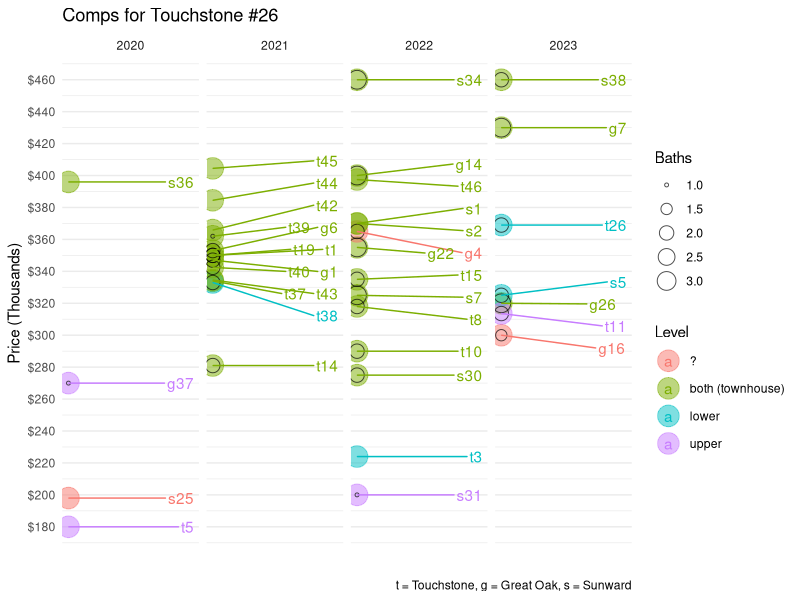
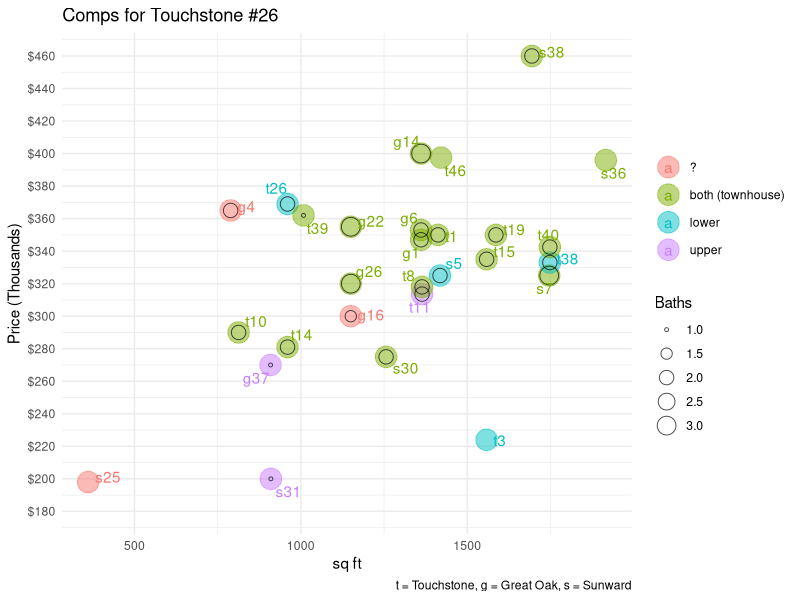
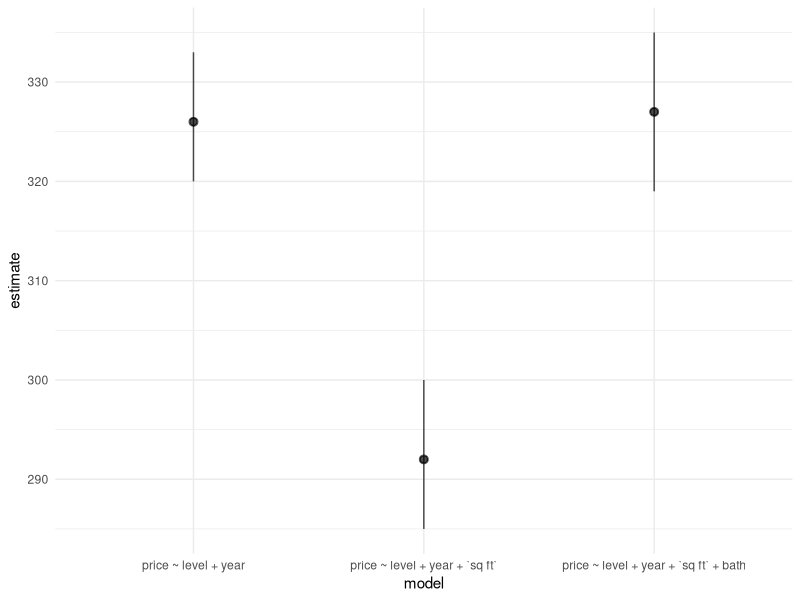

Write R code to recreate these figures, in order.
## ---- chunk 1
knitr::opts_chunk$set(echo = TRUE)
library(tidyverse)
library(magrittr)
library(ggrepel)
## Sets defaults for R chunks
knitr::opts_chunk$set(echo = TRUE, # echo = TRUE means that code will show
                      cache = FALSE,
                      #cache = TRUE,
                      warning = FALSE,
                      message = FALSE,
                      fig.show="hold",
                      fig.pos= "htbp",
                      fig.path = "figs/",
                      fig.align='center',
                      fig.cap = '   ',
                      fig.retina = 3,
                      fig.height = 7,
                      fig.width = 6,
                      out.width = "100%",
                      out.extra = "")

theme_set(theme_minimal())
theme_update(plot.title = element_text(hjust=0.5,size=12))

# defaults for plots
library(ggplot2); theme_set(theme_minimal());
options(
  ggplot2.continuous.color = "viridis",
  ggplot2.continuous.fill = "viridis"
)
scale_color_discrete <- function(...){
  scale_color_viridis_d(..., direction = -1,
                        begin = 0, end = .6, option = "plasma")}
scale_fill_discrete <- function(...){
  scale_fill_viridis_d(..., direction = -1,
                       begin = 0, end = .6, option = "plasma")}

scale_color_continuous <- function(...){
  scale_color_viridis_c(..., direction = -1,
                        option = "plasma")}
scale_fill_continuous <- function(...){
  scale_fill_viridis_c(..., direction = -1,
                       option = "plasma")}


# Table formatting
replace_q <- function(x){
  x |> replace_na("?")
}

# Table formatting
library(kableExtra)
kablebox <- .  %>% 
  mutate_all(as.character) %>%
  mutate_all(replace_q) %>%
  slice_head(n = 100) %>%
  knitr::kable() %>%
  kable_styling() %>%
  scroll_box(height = "400px")
## ---- chunk 2
d <- read_csv("data/comps.csv")

d |> kablebox()



d |>
  distinct(unit, year, sold, level, bath) |>
  drop_na(year) |>
  ggplot() + 
  aes(label = unit,
      x = year,
      #y = `net value`,
      y = sold,
      color = level) +
  #geom_smooth(method = "lm", se = FALSE) +
    geom_point(alpha = .5, size = 7) +
  geom_point(alpha = .7, aes(size = bath), color = "black", fill = NA, shape = 1) +
  geom_text_repel(force_pull	= .1, nudge_x	=.3) +
  labs(title = "Comps for Touchstone #26",
       caption = "t = Touchstone, g = Great Oak, s = Sunward",
       y = "Price (Thousands)",
       x = "",
       size = "Baths", 
       color = "Level") + 
  theme(panel.grid.major.x = element_blank(),
        panel.grid.minor.x = element_blank(),
        axis.text.x = element_blank()) + 
    scale_y_continuous(labels=scales::dollar_format(), breaks =  seq(0, 500, 20)) +  facet_wrap("year", nrow = 1, scales = "free_x")



d |>
  distinct(unit, year, sold, level, bath, `sq ft`) |>
  drop_na(year) |>
  ggplot() + 
  aes(label = unit,
      x = `sq ft`,
      #y = `net value`,
      y = sold,
      color = level) +
  #geom_smooth(method = "lm", se = FALSE) +
    geom_point(alpha = .5, size = 7) +
  geom_point(alpha = .7, aes(size = bath), color = "black", fill = NA, shape = 1) +
  geom_text_repel(force_pull	= .1, nudge_x	=.3) +
  labs(title = "Comps for Touchstone #26",
       caption = "t = Touchstone, g = Great Oak, s = Sunward",
       y = "Price (Thousands)",
       x = "sq ft",
       size = "Baths", 
       color = "") + 
    scale_y_continuous(labels=scales::dollar_format(), breaks =  seq(0, 500, 20)) 
## ---- chunk 3
d$price <- d$`net value`

m <- lm(price ~ level + year,
        data = d)

m1 <- lm(price ~ level + year +`sq ft`,
        data = d)

m2 <- lm(price ~ level + year +`sq ft` + bath,
        data = d)


tibble(
  unit = d$unit,
  estimate = predict(m) |> round() |> paste("Thousand")
) |> 
  kablebox()


library(marginaleffects)

t26 = d |> filter(unit == "t26") 

library(purrr)

# function to extract estimates for Touchstone 26
pred <- function(m){
  predictions(m, t26, conf_level = .2) |> 
    tidy() |>
    mutate(model = m$call[2] |> as.character())
}


# for base model 
p <- predictions(m, t26) 

# for all models 
models <- list(m, m1, m2) 

p <- map_df(models, pred)

p <- p |> select(estimate, conf.low, conf.high, model) |> mutate_if(is.numeric, round)

p |> kablebox()

p |> 
  ggplot() + 
  aes(y = estimate, x = model) + 
  geom_pointrange(aes(ymin = conf.low,
                  ymax = conf.high), 
                  alpha = .7,
                  position = position_dodge(width = .5)) 
